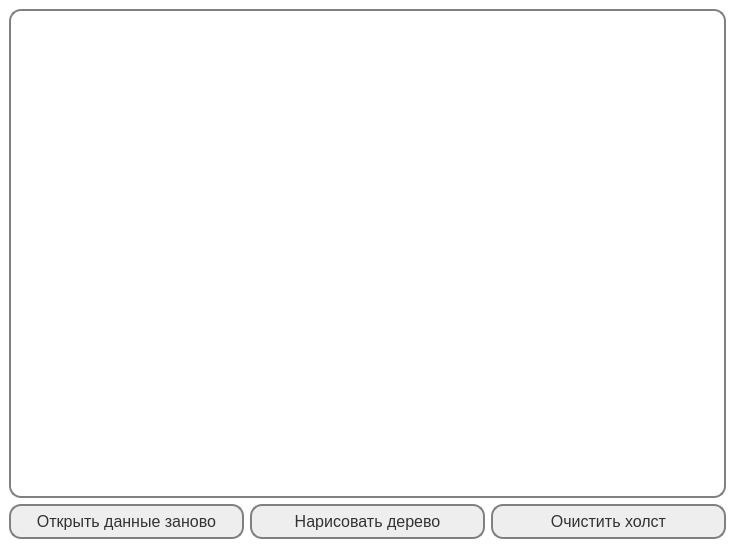
<?xml version="1.0" encoding="UTF-8"?>
<ui version="4.0">
 <class>MainWindow</class>
 <widget class="QMainWindow" name="MainWindow">
  <property name="geometry">
   <rect>
    <x>0</x>
    <y>0</y>
    <width>735</width>
    <height>548</height>
   </rect>
  </property>
  <property name="windowTitle">
   <string>Лабораторная работа №20: деревья</string>
  </property>
  <property name="styleSheet">
   <string notr="true">QMainWindow, QWidget {
    background-color: white;
}

QGraphicsView, QLineEdit, QPushButton {
    background-color: white;
    border: 2px solid gray;
    border-radius: 12px;
    padding: 6px;
}

QLineEdit, QLabel, QPushButton {
    color: #323232;
    font-family: &quot;bahnschrift semibold&quot;;
    font-size: 16px;
}

QLineEdit:focus {
   border: 2px solid aqua;
}

QPushButton {
    background-color: #EEEEEE;
}

QPushButton:hover {
   background-color: aqua;
   border: 2px solid aqua;
}

QPushButton:pressed {
   background-color: deepskyblue;
}</string>
  </property>
  <widget class="QWidget" name="centralwidget">
   <layout class="QVBoxLayout" name="verticalLayout">
    <item>
     <widget class="QGraphicsView" name="graphicsView"/>
    </item>
    <item>
     <layout class="QHBoxLayout" name="horizontalLayout">
      <item>
       <widget class="QPushButton" name="openFilePushButton">
        <property name="text">
         <string>Открыть данные заново</string>
        </property>
       </widget>
      </item>
      <item>
       <widget class="QPushButton" name="DrawTreePushButton">
        <property name="text">
         <string>Нарисовать дерево</string>
        </property>
       </widget>
      </item>
      <item>
       <widget class="QPushButton" name="ClearTreePushButton">
        <property name="text">
         <string>Очистить холст</string>
        </property>
       </widget>
      </item>
     </layout>
    </item>
   </layout>
  </widget>
 </widget>
 <resources/>
 <connections/>
</ui>
